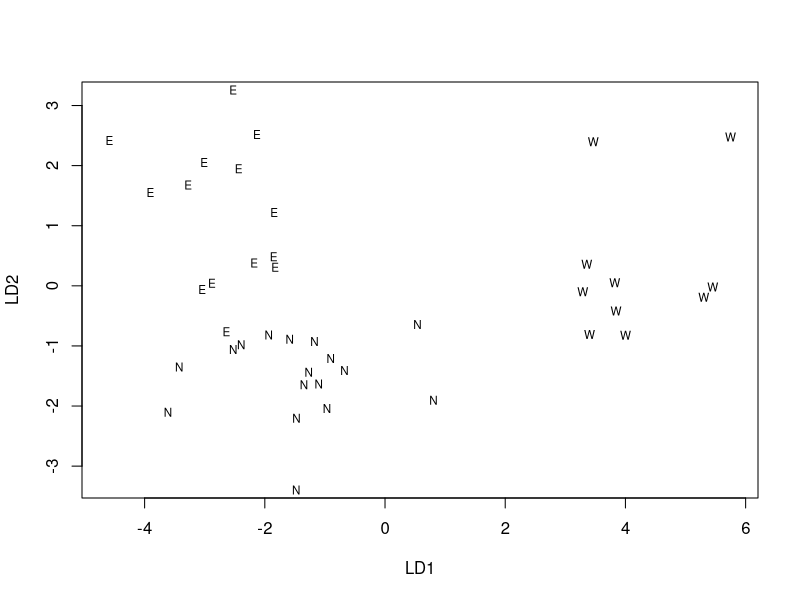
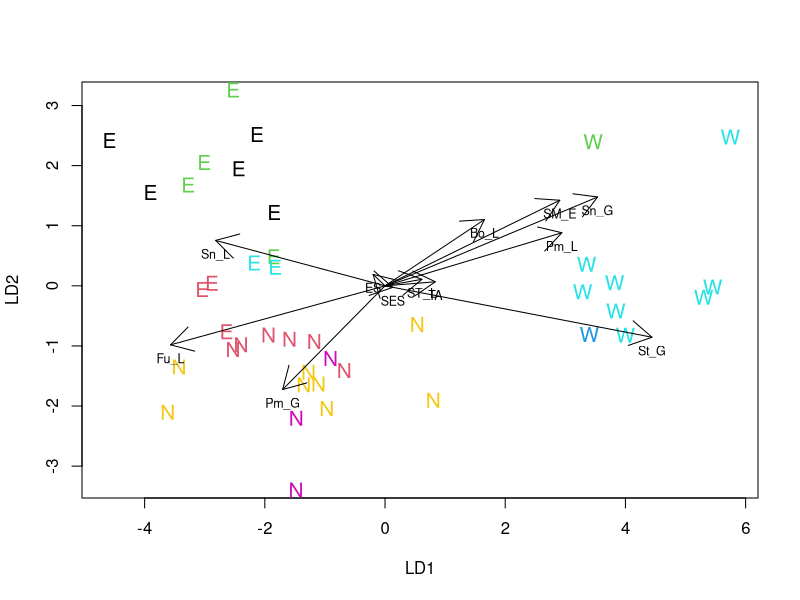

These figures' R source, in order:
## ---- chunk 1
library(MASS)
## ---- chunk 2
PCA1_data <- read.csv("data/PCA1_Survey.csv", head = TRUE)
PCA1_cordata <- PCA1_data[c(-7, -8, -9)]
lda_expl <- PCA1_cordata[, 3:14]
## ---- chunk 3
region_lda <- lda(lda_expl, grouping = PCA1_cordata$region)
region_lda
## ---- chunk 4
region_ldaplt <- plot(region_lda)
## ---- chunk 5
lda.arrows <- function(x,
                       myscale = 1,
                       tex = 0.75,
                       choices = c(1, 2),
                       ...) {
  ## adds `biplot` arrows to an lda using the discriminant function values
  heads <- coef(x)
  arrows(
    x0 = 0,
    y0 = 0,
    x1 = myscale * heads[, choices[1]],
    y1 = myscale * heads[, choices[2]],
    ...
  )
  text(
    myscale * heads[, choices],
    labels = row.names(heads),
    cex = tex,
    pos = 1,
    offset = 0.5
  )
}
## ---- chunk 6
NHCA_data1 <- data.frame(PCA1_cordata[, 1:2], scale(PCA1_cordata[, 3:14]))
NHCA_fields2 <- kmeans(NHCA_data1[, 3:14], 7)
plot(region_lda, asp = 1, col = NHCA_fields2$cluster, cex = 1.25)
lda.arrows(region_lda, col = 1, lwd = 1, myscale = 2.5)
## ---- chunk 7
lda_expl <- data.frame(lda_expl)
region_MAN <- manova(
  cbind(ST_L, St_G, Sn_L, Sn_G, Pm_L, Pm_G, Fu_L, Bo_L, SM_E, ES, SES, TA) ~ PCA1_cordata$region,
  data = lda_expl
)
summary(region_MAN, test = "Pillai")
summary(region_MAN, test = "Wilks")
summary(region_MAN, test = "Hotelling-Lawley")
